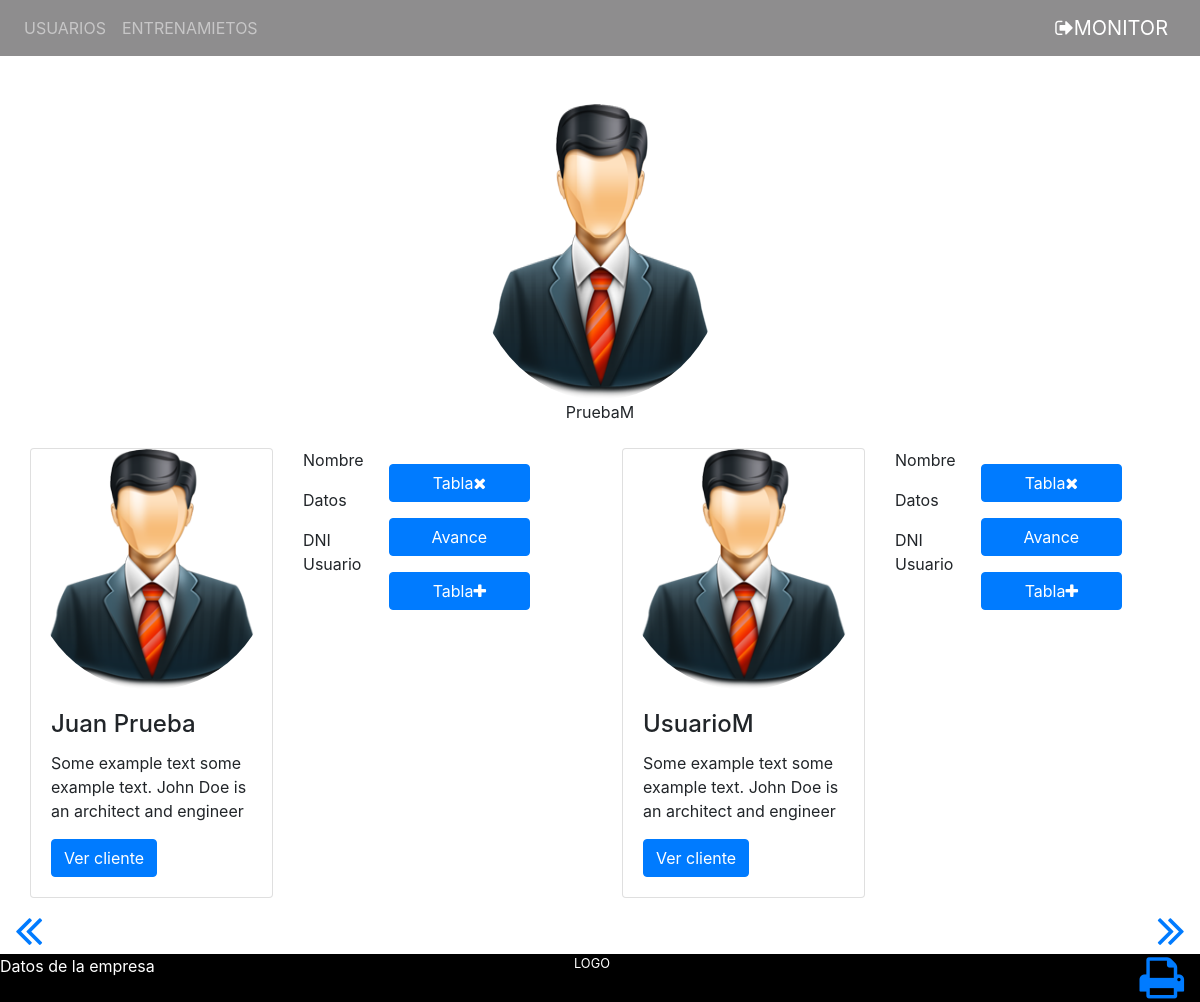
The app's page /monitor/index.php (signed in) with its own data.
### tables this page shows
CREATE TABLE `empleado` (
  `dni_emple` varchar(9) NOT NULL,
  `nombre` varchar(20) DEFAULT NULL,
  `apellido` varchar(20) DEFAULT NULL,
  `telefono` varchar(9) DEFAULT NULL,
  `email` varchar(20) DEFAULT NULL,
  `cuenta` varchar(30) DEFAULT NULL,
  `cp` varchar(5) DEFAULT NULL,
  `sueldo` int(11) DEFAULT NULL,
  `seguridaSocial` varchar(15) DEFAULT NULL,
  `tipo` varchar(10) DEFAULT NULL,
  `fotoRuta` varchar(300) DEFAULT NULL,
  `pass` varchar(15) DEFAULT NULL,
  `fechaNacimiento` date DEFAULT NULL
);

CREATE TABLE `cliente` (
  `dni` varchar(9) NOT NULL,
  `nombre` varchar(20) DEFAULT NULL,
  `apellido` varchar(20) DEFAULT NULL,
  `telefono` varchar(10) DEFAULT NULL,
  `email` varchar(60) DEFAULT NULL,
  `fechaNacimiento` date DEFAULT NULL,
  `fechaAla` date DEFAULT NULL,
  `fechaBaja` date DEFAULT NULL,
  `fechaRenovacion` date DEFAULT NULL,
  `sexo` varchar(1) DEFAULT NULL,
  `pass` varchar(40) DEFAULT NULL,
  `fotoRuta` varchar(500) DEFAULT NULL,
  `dni_empleado` varchar(9) DEFAULT NULL,
  `id_actividad` int(11) DEFAULT NULL
);

### clases/ModeloMoni.php (called while the page is built, shortened)
<?php
include('ModeloUsu.php');
include('Empleado.php');
class ModeloMoni{
   public function getMoni($dni){
             $conexion=Conexion::conectarBD();
             $o=null;
             $sql='SELECT dni_emple,nombre,apellido,telefono,cp,sueldo,cuenta,email,fechaNacimiento,fotoRuta,tipo FROM empleado WHERE dni_emple=?';
             $consulta=$conexion->prepare($sql);
             $consulta->bind_param('s',$dni);
              if (!$consulta->execute()) {
					echo "Errno: " . $conexion->errno . "\n";
					echo "Error: " . $conexion->error . "\n";
					exit;
		          }
            $consulta->store_result();
            $fila=$consulta->num_rows;
            if($fila>0){
            	 $consulta->bind_result($dni,$nombre,$apellido,$telefono,$cp,$sueldo,$cuenta,$email,$fechaN,$fotoR,$tipo);
                 while($consulta->fetch()){
                 	$o=new Empleado();
                 	$o->setDniEmpleado($dni);
                 	$o->setNombre($nombre);
                 	$o->setApellido($apellido);
                 	$o->setTelefono($telefono);
                    $o->setCp($cp);
                    $o->setSueldo($sueldo);
                    $o->setCuenta($cuenta);
                 	$o->setEmail($email);
                    $o->setFechaNacimiento($fechaN);
                 	$o->setFotoRuta($fotoR);
                    $o->setTipo($tipo);
                 }
                 $usu=new ModeloUsu();
                 $aux=$usu->getUsusMonitor($o->getDniEmpleado());
                 if(count($aux)>0){
                      $o->setListaUsuarios($aux);
                 }
            }
            return $o;
   }
}
 ?>

### clases/ControladorMoni.php (called while the page is built, shortened)
<?php
include('ModeloMoni.php');
class ControladorMoni{
    public static function getMoni($dni){
   	$modelo=new ModeloMoni();
   	return $modelo->getMoni($dni);
   }
}
 ?>

### clases/ModeloUsu.php (called while the page is built, shortened)
<?php
include('Usuario.php');
class ModeloUsu{
   public function getUsusMonitor($dni_emple){
             $conexion=Conexion::conectarBD();
             $array=array();
             $sql='SELECT dni,nombre,apellido,telefono,email,fechaNacimiento,fechaRenovacion,sexo,dni_empleado,id_actividad,fotoRuta FROM cliente WHERE dni_empleado=?';
             $consulta=$conexion->prepare($sql);
             $consulta->bind_param('s',$dni_emple);
              if (!$consulta->execute()) {
					echo "Errno: " . $conexion->errno . "\n";
					echo "Error: " . $conexion->error . "\n";
					exit;
		          }
            $consulta->store_result();
            $fila=$consulta->num_rows;
            if($fila>0){
            	 $consulta->bind_result($dni,$nombre,$apellido,$telefono,$email,$fechaN,$fechaR,$sexo,$dniEm,$idAct,$fotoR);
                 while($consulta->fetch()){
                 	$o=new Usuario();
                 	$o->setDni($dni);
                 	$o->setNombre($nombre);
                 	$o->setApellido($apellido);
                 	$o->setTelefono($telefono);
                 	$o->setEmail($email);
                 	$o->setFechaNacimiento($fechaN);
                 	$o->setFechaRenovacion($fechaR);
                 	$o->setSexo($sexo);
                 	$o->setMonitor($dniEm);
                 	$o->setIdActividad($idAct);
                 	$o->setFotoRuta($fotoR);
                 	array_push($array,$o);
                 }
            }
            return $array;
   }
}
 ?>

### clases/Empleado.php (called while the page is built, shortened)
<?php
class Empleado{
   private $nombre;
   private $fotoRuta;
   private $listausuarios=array();
    public function getNombre(){return $this->nombre;}
    public function getFotoRuta(){return $this->fotoRuta;}
    public function getListaUsuarios(){return $this->listausuarios;}
    public function setNombre($nombre){ $this->nombre=$nombre;}
    public function setFotoRuta($fotoRuta){$this->fotoRuta=$fotoRuta;}
    public function setListaUsuarios($lista){$this->listausuarios=$lista;}
}
 ?>

### clases/Usuario.php (called while the page is built, shortened)
<?php
class Usuario{
	private $dni;
    private $nombre;
    private $fotoRuta;
	public function getDni(){return $this->dni;}
    public function getFotoRuta(){return $this->fotoRuta;}
    public function getNombre(){return $this->nombre;}
	public function setDni($dni){$this->dni=$dni;}
	public function setFotoRuta($fotoRuta){$this->fotoRuta=$fotoRuta;}
    public function setNombre($nombre){$this->nombre=$nombre;}
}
 ?>

### monitor/usuariosMonitor.php (shortened to what this page needs)
<?php
include('../clases/ControladorMoni.php');
$idMonitor=$_SESSION['id'];
$monitor=ControladorMoni::getMoni($idMonitor);
$userMoni=$monitor->getListaUsuarios();
$msgU="";
if(count($userMoni)%2==0){
   $usuMitad=count($userMoni)/2;
   $a=$usuMitad;
}else{
	 $usuMitad=count($userMoni)/2;
	$a=ceil($usuMitad);
    $b=floor($usuMitad);
}
if($monitor->getFotoRuta()!=null){
	$fotoMonitor = $monitor->getFotoRuta();
}else{
	$fotoMonitor = "../img/user.png";
}
 ?>
<div class="container-fluid" id="cuerpo">
		<div class="d-flex justify-content-center pt-5">
		     	<div>
				   <img class="rounded-circle" src="<?php echo $fotoMonitor; ?>" alt="Gimnasio low cost">
				    <p class="text-center"><?php echo $monitor->getNombre() ;?></p>
                </div>
		</div>
   <div class="row pt-5">
		<div class="col-12 col-md-6">
		     	<div class="container-fluid ">
                  <?php
				      $ruta="../img/user.png";
				       for($i=0;$i<$a;$i++){
				       	   $id=$userMoni[$i]->getDni();
                           if($userMoni[$i]->getFotoRuta()!=null){
                             $ruta=$userMoni[$i]->getFotoRuta();
                           }else{
                           	 $ruta="../img/user.png";
                           }
				  	?>
				  <div class="row mb-2">
				    <div class="col-12 col-md-6">
						<div class="card">
								<img class="card-img-top rounded-circle" src="<?php echo $ruta; ?>" alt="Gimnasio low cost">
								<div class="card-body">
									<h4 class="card-title"><?php echo $userMoni[$i]->getNombre();	 ?></h4>
									<p class="card-text">Some example text some example text. John Doe is an architect and engineer</p>
									<a href="<?php echo $_SERVER['PHP_SELF'] ?>?op=insertarTabla&id=<?php echo $id?>" class="btn btn-primary">Ver cliente</a>
								</div>
						</div>
					</div>
					<div class="col-12 col-md-6">
						<div class="row">
							   <div class="col-12 col-md-4">
									<div>
									  <p>Nombre </p>
									  <p>Datos </p>
									  <p>DNI Usuario</p>
									</div>
							   </div>
							   <div class="col-12 col-lg-8">
								   <div class="d-flex flex-column align-self-baseline ">
										  <a href="" class="btn btn-primary mt-3 edit2" data-toggle="modal" data-target="#myModal2" id="<?php 	echo $id; ?>">Tabla<span class="fa fa-times" ></span></a>
										  <a href="<?php echo $_SERVER['PHP_SELF'] ?>?op=insertarProgreso&id=<?php echo $id ?>" class="btn btn-primary mt-3" >Avance</a>
										  <a href="#&id<?php echo $id; ?>" id="<?php echo $id; ?>" class="btn btn-primary mt-3 edit" data-toggle="modal" data-target="#myModal">Tabla<span class="fa fa-plus"></span></a>
								   </div>
							  </div>
						</div>
					</div>
				  </div>
				    <?php } 	 ?>
				</div>
		</div>
		<div class="col-12 col-md-6">
		     	<div class="container-fluid ">
		     		<?php
				 for($j=$a;$j<count($userMoni);$j++){
				 			$id=$userMoni[$j]->getDni();
                           if($userMoni[$j]->getFotoRuta()!=null){
                             $ruta=$userMoni[$j]->getFotoRuta();
                           }else{
                           	 $ruta="../img/user.png";
                           }
                   ?>
                       <div class="row mb-2">
				    <div class="col-12 col-md-6">
						<div class="card">
								<img class="card-img-top rounded-circle" src="<?php echo $ruta; ?>" alt="Gimnasio low cost">
								<div class="card-body">
									<h4 class="card-title"><?php echo $userMoni[$j]->getNombre();	 ?></h4>
									<p class="card-text">Some example text some example text. John Doe is an architect and engineer</p>
									<a href="<?php echo $_SERVER['PHP_SELF'] ?>?op=insertarTabla&id=<?php echo $id?>" class="btn btn-primary">Ver cliente</a>
								</div>
						</div>
					</div>
					<div class="col-12 col-md-6">
						<div class="row">
							   <div class="col-12 col-md-4">
									<div>
									  <p>Nombre </p>
									  <p>Datos </p>
									  <p>DNI Usuario</p>
									</div>
							   </div>
							   <div class="col-12 col-lg-8">
								   <div class="d-flex flex-column align-self-baseline ">
										 <a href="" class="btn btn-primary mt-3 edit2" data-toggle="modal" data-target="#myModal2" id="<?php 	echo $id; ?>">Tabla<span class="fa fa-times" ></span></a>
										  <a href="<?php echo $_SERVER['PHP_SELF'] ?>?op=insertarProgreso&id=<?php echo $id ?>" class="btn btn-primary mt-3" >Avance</a>
										  <a href="&id<?php echo $id; ?>" id="<?php echo $id; ?>" class="btn btn-primary mt-3 edit" data-toggle="modal" data-target="#myModal">Tabla<span class="fa fa-plus"></span></a>
								   </div>
							  </div>
						</div>
					</div>
				  </div>
                   <?php } ?>
				</div>
		</div>
  </div>
  <?php if($msgU==""){ ?>
     <div class="d-flex justify-content-between">
	    <a href="#" ><span class="fa fa-angle-double-left fa-3x"></span></a>
		<a href="#" ><span class="fa fa-angle-double-right fa-3x"></span></a>
	 </div>
  <?php } ?>
</div>

### css/style.css (style rules this page uses)
* { margin: 0; padding: 0; }
html { height:100vh; box-sizing: border-box; display:flex; flex-direction:column; justify-content:space-between; }
body { flex:1; display:flex; flex-direction:column; }
div#cuerpo.container-fluid { flex: 1; }
img { width:100%; height:100%; display:inline-block; }
.row { margin-right: 1px; }
@media screen and (min-width:980px) { div#cuerpo.container-fluid { flex: 1; } }

### records on screen
empleado: fotoRuta (picture), nombre "PruebaM"
cliente: nombre "Juan Prueba"
cliente: nombre "UsuarioM"
